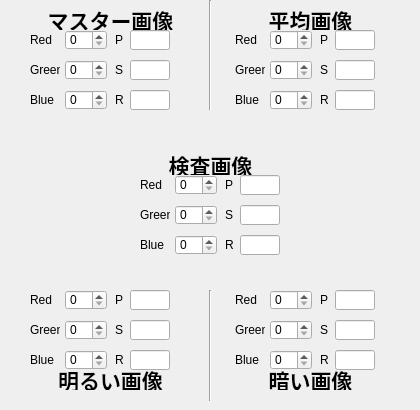
   <widget class="QWidget" name="tab" >
    <attribute name="title" >
     <string>検査画像から補正</string>
    </attribute>
    <widget class="QLabel" name="label_10" >
     <property name="geometry" >
      <rect>
       <x>235</x>
       <y>60</y>
       <width>30</width>
       <height>20</height>
      </rect>
     </property>
     <property name="text" >
      <string>Green</string>
     </property>
    </widget>
    <widget class="QLineEdit" name="leR_3" >
     <property name="geometry" >
      <rect>
       <x>130</x>
       <y>350</y>
       <width>40</width>
       <height>20</height>
      </rect>
     </property>
     <property name="readOnly" >
      <bool>true</bool>
     </property>
    </widget>
    <widget class="QLabel" name="label_23" >
     <property name="geometry" >
      <rect>
       <x>320</x>
       <y>290</y>
       <width>16</width>
       <height>20</height>
      </rect>
     </property>
     <property name="text" >
      <string>P</string>
     </property>
    </widget>
    <widget class="QLineEdit" name="leR" >
     <property name="geometry" >
      <rect>
       <x>130</x>
       <y>90</y>
       <width>40</width>
       <height>20</height>
      </rect>
     </property>
     <property name="readOnly" >
      <bool>true</bool>
     </property>
    </widget>
    <widget class="QLabel" name="label_15" >
     <property name="geometry" >
      <rect>
       <x>30</x>
       <y>290</y>
       <width>30</width>
       <height>20</height>
      </rect>
     </property>
     <property name="text" >
      <string>Red</string>
     </property>
    </widget>
    <widget class="QLabel" name="label_3" >
     <property name="geometry" >
      <rect>
       <x>30</x>
       <y>60</y>
       <width>30</width>
       <height>20</height>
      </rect>
     </property>
     <property name="text" >
      <string>Green</string>
     </property>
    </widget>
    <widget class="QLabel" name="label_28" >
     <property name="geometry" >
      <rect>
       <x>220</x>
       <y>370</y>
       <width>181</width>
       <height>20</height>
      </rect>
     </property>
     <property name="font" >
      <font>
       <family>MS UI Gothic</family>
       <pointsize>16</pointsize>
       <weight>75</weight>
       <italic>false</italic>
       <bold>true</bold>
       <underline>false</underline>
       <strikeout>false</strikeout>
      </font>
     </property>
     <property name="text" >
      <string>暗い画像</string>
     </property>
     <property name="alignment" >
      <set>Qt::AlignCenter</set>
     </property>
    </widget>
    <widget class="QLabel" name="label_4" >
     <property name="geometry" >
      <rect>
       <x>30</x>
       <y>90</y>
       <width>30</width>
       <height>20</height>
      </rect>
     </property>
     <property name="text" >
      <string>Blue</string>
     </property>
    </widget>
    <widget class="QLabel" name="label_13" >
     <property name="geometry" >
      <rect>
       <x>115</x>
       <y>350</y>
       <width>16</width>
       <height>20</height>
      </rect>
     </property>
     <property name="text" >
      <string>R</string>
     </property>
    </widget>
    <widget class="QLabel" name="label_5" >
     <property name="geometry" >
      <rect>
       <x>115</x>
       <y>60</y>
       <width>16</width>
       <height>20</height>
      </rect>
     </property>
     <property name="text" >
      <string>S</string>
     </property>
    </widget>
    <widget class="QSpinBox" name="sbBlue_2" >
     <property name="geometry" >
      <rect>
       <x>270</x>
       <y>90</y>
       <width>42</width>
       <height>20</height>
      </rect>
     </property>
     <property name="maximum" >
      <number>255</number>
     </property>
    </widget>
    <widget class="QFrame" name="fmColor_4" >
     <property name="geometry" >
      <rect>
       <x>210</x>
       <y>200</y>
       <width>201</width>
       <height>90</height>
      </rect>
     </property>
     <property name="autoFillBackground" >
      <bool>true</bool>
     </property>
     <property name="frameShape" >
      <enum>QFrame::NoFrame</enum>
     </property>
     <property name="frameShadow" >
      <enum>QFrame::Plain</enum>
     </property>
    </widget>
    <widget class="QLabel" name="label_14" >
     <property name="geometry" >
      <rect>
       <x>30</x>
       <y>350</y>
       <width>30</width>
       <height>20</height>
      </rect>
     </property>
     <property name="text" >
      <string>Blue</string>
     </property>
    </widget>
    <widget class="QLabel" name="label_25" >
     <property name="geometry" >
      <rect>
       <x>20</x>
       <y>10</y>
       <width>181</width>
       <height>20</height>
      </rect>
     </property>
     <property name="font" >
      <font>
       <family>MS UI Gothic</family>
       <pointsize>16</pointsize>
       <weight>75</weight>
       <italic>false</italic>
       <bold>true</bold>
       <underline>false</underline>
       <strikeout>false</strikeout>
      </font>
     </property>
     <property name="frameShape" >
      <enum>QFrame::NoFrame</enum>
     </property>
     <property name="frameShadow" >
      <enum>QFrame::Sunken</enum>
     </property>
     <property name="text" >
      <string>マスター画像</string>
     </property>
     <property name="alignment" >
      <set>Qt::AlignCenter</set>
     </property>
    </widget>
    <widget class="QLabel" name="label_16" >
     <property name="geometry" >
      <rect>
       <x>30</x>
       <y>320</y>
       <width>30</width>
       <height>20</height>
      </rect>
     </property>
     <property name="text" >
      <string>Green</string>
     </property>
    </widget>
    <widget class="QLabel" name="label_24" >
     <property name="geometry" >
      <rect>
       <x>320</x>
       <y>320</y>
       <width>16</width>
       <height>20</height>
      </rect>
     </property>
     <property name="text" >
      <string>S</string>
     </property>
    </widget>
    <widget class="QLabel" name="label_7" >
     <property name="geometry" >
      <rect>
       <x>320</x>
       <y>90</y>
       <width>16</width>
       <height>20</height>
      </rect>
     </property>
     <property name="text" >
      <string>R</string>
     </property>
    </widget>
    <widget class="QLabel" name="label_6" >
     <property name="geometry" >
      <rect>
       <x>115</x>
       <y>90</y>
       <width>16</width>
       <height>20</height>
      </rect>
     </property>
     <property name="text" >
      <string>R</string>
     </property>
    </widget>
    <widget class="QSpinBox" name="sbGreen" >
     <property name="geometry" >
      <rect>
       <x>65</x>
       <y>60</y>
       <width>42</width>
       <height>20</height>
      </rect>
     </property>
     <property name="maximum" >
      <number>255</number>
     </property>
    </widget>
    <widget class="QFrame" name="fmColor_2" >
     <property name="geometry" >
      <rect>
       <x>210</x>
       <y>110</y>
       <width>201</width>
       <height>90</height>
      </rect>
     </property>
     <property name="autoFillBackground" >
      <bool>true</bool>
     </property>
     <property name="frameShape" >
      <enum>QFrame::NoFrame</enum>
     </property>
     <property name="frameShadow" >
      <enum>QFrame::Plain</enum>
     </property>
    </widget>
    <widget class="QLabel" name="label_19" >
     <property name="geometry" >
      <rect>
       <x>320</x>
       <y>350</y>
       <width>16</width>
       <height>20</height>
      </rect>
     </property>
     <property name="text" >
      <string>R</string>
     </property>
    </widget>
    <widget class="QLabel" name="label_12" >
     <property name="geometry" >
      <rect>
       <x>320</x>
       <y>60</y>
       <width>16</width>
       <height>20</height>
      </rect>
     </property>
     <property name="text" >
      <string>S</string>
     </property>
    </widget>
    <widget class="QLineEdit" name="leS_2" >
     <property name="geometry" >
      <rect>
       <x>335</x>
       <y>60</y>
       <width>40</width>
       <height>20</height>
      </rect>
     </property>
     <property name="readOnly" >
      <bool>true</bool>
     </property>
    </widget>
    <widget class="QSpinBox" name="sbBlue_3" >
     <property name="geometry" >
      <rect>
       <x>65</x>
       <y>350</y>
       <width>42</width>
       <height>20</height>
      </rect>
     </property>
     <property name="maximum" >
      <number>255</number>
     </property>
    </widget>
    <widget class="QLineEdit" name="leR_4" >
     <property name="geometry" >
      <rect>
       <x>335</x>
       <y>350</y>
       <width>40</width>
       <height>20</height>
      </rect>
     </property>
     <property name="readOnly" >
      <bool>true</bool>
     </property>
    </widget>
    <widget class="QLabel" name="label" >
     <property name="geometry" >
      <rect>
       <x>30</x>
       <y>30</y>
       <width>30</width>
       <height>20</height>
      </rect>
     </property>
     <property name="text" >
      <string>Red</string>
     </property>
    </widget>
    <widget class="QLabel" name="label_2" >
     <property name="geometry" >
      <rect>
       <x>115</x>
       <y>30</y>
       <width>16</width>
       <height>20</height>
      </rect>
     </property>
     <property name="text" >
      <string>P</string>
     </property>
    </widget>
    <widget class="QLineEdit" name="leP_4" >
     <property name="geometry" >
      <rect>
       <x>335</x>
       <y>290</y>
       <width>40</width>
       <height>20</height>
      </rect>
     </property>
     <property name="readOnly" >
      <bool>true</bool>
     </property>
    </widget>
    <widget class="QLineEdit" name="leP" >
     <property name="geometry" >
      <rect>
       <x>130</x>
       <y>30</y>
       <width>40</width>
       <height>20</height>
      </rect>
     </property>
     <property name="readOnly" >
      <bool>true</bool>
     </property>
    </widget>
    <widget class="QSpinBox" name="sbGreen_3" >
     <property name="geometry" >
      <rect>
       <x>65</x>
       <y>320</y>
       <width>42</width>
       <height>20</height>
      </rect>
     </property>
     <property name="maximum" >
      <number>255</number>
     </property>
    </widget>
    <widget class="QLabel" name="label_11" >
     <property name="geometry" >
      <rect>
       <x>320</x>
       <y>30</y>
       <width>16</width>
       <height>20</height>
      </rect>
     </property>
     <property name="text" >
      <string>P</string>
     </property>
    </widget>
    <widget class="QSpinBox" name="sbRed_3" >
     <property name="geometry" >
      <rect>
       <x>65</x>
       <y>290</y>
       <width>42</width>
       <height>20</height>
      </rect>
     </property>
     <property name="maximum" >
      <number>255</number>
     </property>
    </widget>
    <widget class="QSpinBox" name="sbGreen_4" >
     <property name="geometry" >
      <rect>
       <x>270</x>
       <y>320</y>
       <width>42</width>
       <height>20</height>
      </rect>
     </property>
     <property name="maximum" >
      <number>255</number>
     </property>
    </widget>
    <widget class="Line" name="line" >
     <property name="geometry" >
      <rect>
       <x>200</x>
       <y>0</y>
       <width>20</width>
       <height>111</height>
      </rect>
     </property>
     <property name="orientation" >
      <enum>Qt::Vertical</enum>
     </property>
    </widget>
    <widget class="QLabel" name="label_21" >
     <property name="geometry" >
      <rect>
       <x>235</x>
       <y>290</y>
       <width>30</width>
       <height>20</height>
      </rect>
     </property>
     <property name="text" >
      <string>Red</string>
     </property>
    </widget>
    <widget class="QLabel" name="label_20" >
     <property name="geometry" >
      <rect>
       <x>235</x>
       <y>350</y>
       <width>30</width>
       <height>20</height>
      </rect>
     </property>
     <property name="text" >
      <string>Blue</string>
     </property>
    </widget>
    <widget class="QLineEdit" name="leR_2" >
     <property name="geometry" >
      <rect>
       <x>335</x>
       <y>90</y>
       <width>40</width>
       <height>20</height>
      </rect>
     </property>
     <property name="readOnly" >
      <bool>true</bool>
     </property>
    </widget>
    <widget class="QSpinBox" name="sbRed_4" >
     <property name="geometry" >
      <rect>
       <x>270</x>
       <y>290</y>
       <width>42</width>
       <height>20</height>
      </rect>
     </property>
     <property name="maximum" >
      <number>255</number>
     </property>
    </widget>
    <widget class="QSpinBox" name="sbGreen_2" >
     <property name="geometry" >
      <rect>
       <x>270</x>
       <y>60</y>
       <width>42</width>
       <height>20</height>
      </rect>
     </property>
     <property name="maximum" >
      <number>255</number>
     </property>
    </widget>
    <widget class="QFrame" name="fmColor_3" >
     <property name="geometry" >
      <rect>
       <x>10</x>
       <y>200</y>
       <width>201</width>
       <height>90</height>
      </rect>
     </property>
     <property name="autoFillBackground" >
      <bool>true</bool>
     </property>
     <property name="frameShape" >
      <enum>QFrame::NoFrame</enum>
     </property>
     <property name="frameShadow" >
      <enum>QFrame::Plain</enum>
     </property>
    </widget>
    <widget class="QLineEdit" name="leS_4" >
     <property name="geometry" >
      <rect>
       <x>335</x>
       <y>320</y>
       <width>40</width>
       <height>20</height>
      </rect>
     </property>
     <property name="readOnly" >
      <bool>true</bool>
     </property>
    </widget>
    <widget class="QLabel" name="label_17" >
     <property name="geometry" >
      <rect>
       <x>115</x>
       <y>290</y>
       <width>16</width>
       <height>20</height>
      </rect>
     </property>
     <property name="text" >
      <string>P</string>
     </property>
    </widget>
    <widget class="QLabel" name="label_26" >
     <property name="geometry" >
      <rect>
       <x>220</x>
       <y>10</y>
       <width>181</width>
       <height>20</height>
      </rect>
     </property>
     <property name="font" >
      <font>
       <family>MS UI Gothic</family>
       <pointsize>16</pointsize>
       <weight>75</weight>
       <italic>false</italic>
       <bold>true</bold>
       <underline>false</underline>
       <strikeout>false</strikeout>
      </font>
     </property>
     <property name="text" >
      <string>平均画像</string>
     </property>
     <property name="alignment" >
      <set>Qt::AlignCenter</set>
     </property>
    </widget>
    <widget class="QSpinBox" name="sbBlue" >
     <property name="geometry" >
      <rect>
       <x>65</x>
       <y>90</y>
       <width>42</width>
       <height>20</height>
      </rect>
     </property>
     <property name="maximum" >
      <number>255</number>
     </property>
    </widget>
    <widget class="QLineEdit" name="leS_3" >
     <property name="geometry" >
      <rect>
       <x>130</x>
       <y>320</y>
       <width>40</width>
       <height>20</height>
      </rect>
     </property>
     <property name="readOnly" >
      <bool>true</bool>
     </property>
    </widget>
    <widget class="QLineEdit" name="leS" >
     <property name="geometry" >
      <rect>
       <x>130</x>
       <y>60</y>
       <width>40</width>
       <height>20</height>
      </rect>
     </property>
     <property name="readOnly" >
      <bool>true</bool>
     </property>
    </widget>
    <widget class="QSpinBox" name="sbRed" >
     <property name="geometry" >
      <rect>
       <x>65</x>
       <y>30</y>
       <width>42</width>
       <height>20</height>
      </rect>
     </property>
     <property name="maximum" >
      <number>255</number>
     </property>
    </widget>
    <widget class="QLabel" name="label_22" >
     <property name="geometry" >
      <rect>
       <x>235</x>
       <y>320</y>
       <width>30</width>
       <height>20</height>
      </rect>
     </property>
     <property name="text" >
      <string>Green</string>
     </property>
    </widget>
    <widget class="QFrame" name="fmColor" >
     <property name="geometry" >
      <rect>
       <x>10</x>
       <y>110</y>
       <width>201</width>
       <height>90</height>
      </rect>
     </property>
     <property name="autoFillBackground" >
      <bool>true</bool>
     </property>
     <property name="frameShape" >
      <enum>QFrame::NoFrame</enum>
     </property>
     <property name="frameShadow" >
      <enum>QFrame::Plain</enum>
     </property>
    </widget>
    <widget class="Line" name="line_2" >
     <property name="geometry" >
      <rect>
       <x>200</x>
       <y>290</y>
       <width>20</width>
       <height>111</height>
      </rect>
     </property>
     <property name="orientation" >
      <enum>Qt::Vertical</enum>
     </property>
    </widget>
    <widget class="QLineEdit" name="leP_3" >
     <property name="geometry" >
      <rect>
       <x>130</x>
       <y>290</y>
       <width>40</width>
       <height>20</height>
      </rect>
     </property>
     <property name="readOnly" >
      <bool>true</bool>
     </property>
    </widget>
    <widget class="QLabel" name="label_9" >
     <property name="geometry" >
      <rect>
       <x>235</x>
       <y>30</y>
       <width>30</width>
       <height>20</height>
      </rect>
     </property>
     <property name="text" >
      <string>Red</string>
     </property>
    </widget>
    <widget class="QLabel" name="label_27" >
     <property name="geometry" >
      <rect>
       <x>20</x>
       <y>370</y>
       <width>181</width>
       <height>20</height>
      </rect>
     </property>
     <property name="font" >
      <font>
       <family>MS UI Gothic</family>
       <pointsize>16</pointsize>
       <weight>75</weight>
       <italic>false</italic>
       <bold>true</bold>
       <underline>false</underline>
       <strikeout>false</strikeout>
      </font>
     </property>
     <property name="text" >
      <string>明るい画像</string>
     </property>
     <property name="alignment" >
      <set>Qt::AlignCenter</set>
     </property>
    </widget>
    <widget class="QSpinBox" name="sbRed_2" >
     <property name="geometry" >
      <rect>
       <x>270</x>
       <y>30</y>
       <width>42</width>
       <height>20</height>
      </rect>
     </property>
     <property name="maximum" >
      <number>255</number>
     </property>
    </widget>
    <widget class="QLineEdit" name="leP_2" >
     <property name="geometry" >
      <rect>
       <x>335</x>
       <y>30</y>
       <width>40</width>
       <height>20</height>
      </rect>
     </property>
     <property name="readOnly" >
      <bool>true</bool>
     </property>
    </widget>
    <widget class="QLabel" name="label_8" >
     <property name="geometry" >
      <rect>
       <x>235</x>
       <y>90</y>
       <width>30</width>
       <height>20</height>
      </rect>
     </property>
     <property name="text" >
      <string>Blue</string>
     </property>
    </widget>
    <widget class="QSpinBox" name="sbBlue_4" >
     <property name="geometry" >
      <rect>
       <x>270</x>
       <y>350</y>
       <width>42</width>
       <height>20</height>
      </rect>
     </property>
     <property name="maximum" >
      <number>255</number>
     </property>
    </widget>
    <widget class="QLabel" name="label_18" >
     <property name="geometry" >
      <rect>
       <x>115</x>
       <y>320</y>
       <width>16</width>
       <height>20</height>
      </rect>
     </property>
     <property name="text" >
      <string>S</string>
     </property>
    </widget>
    <widget class="QFrame" name="fmColor_5" >
     <property name="geometry" >
      <rect>
       <x>110</x>
       <y>145</y>
       <width>201</width>
       <height>110</height>
      </rect>
     </property>
     <property name="autoFillBackground" >
      <bool>true</bool>
     </property>
     <property name="frameShape" >
      <enum>QFrame::NoFrame</enum>
     </property>
     <property name="frameShadow" >
      <enum>QFrame::Plain</enum>
     </property>
     <widget class="QSpinBox" name="sbBlue_5" >
      <property name="geometry" >
       <rect>
        <x>65</x>
        <y>90</y>
        <width>42</width>
        <height>20</height>
       </rect>
      </property>
      <property name="maximum" >
       <number>255</number>
      </property>
     </widget>
     <widget class="QLineEdit" name="leR_5" >
      <property name="geometry" >
       <rect>
        <x>130</x>
        <y>90</y>
        <width>40</width>
        <height>20</height>
       </rect>
      </property>
      <property name="readOnly" >
       <bool>true</bool>
      </property>
     </widget>
     <widget class="QLineEdit" name="leP_5" >
      <property name="geometry" >
       <rect>
        <x>130</x>
        <y>30</y>
        <width>40</width>
        <height>20</height>
       </rect>
      </property>
      <property name="readOnly" >
       <bool>true</bool>
      </property>
     </widget>
     <widget class="QSpinBox" name="sbGreen_5" >
      <property name="geometry" >
       <rect>
        <x>65</x>
        <y>60</y>
        <width>42</width>
        <height>20</height>
       </rect>
      </property>
      <property name="maximum" >
       <number>255</number>
      </property>
     </widget>
     <widget class="QSpinBox" name="sbRed_5" >
      <property name="geometry" >
       <rect>
        <x>65</x>
        <y>30</y>
        <width>42</width>
        <height>20</height>
       </rect>
      </property>
      <property name="maximum" >
       <number>255</number>
      </property>
     </widget>
     <widget class="QLineEdit" name="leS_5" >
      <property name="geometry" >
       <rect>
        <x>130</x>
        <y>60</y>
        <width>40</width>
        <height>20</height>
       </rect>
      </property>
      <property name="readOnly" >
       <bool>true</bool>
      </property>
     </widget>
     <widget class="QLabel" name="lbInsTitle" >
      <property name="geometry" >
       <rect>
        <x>10</x>
        <y>10</y>
        <width>181</width>
        <height>20</height>
       </rect>
      </property>
      <property name="font" >
       <font>
        <family>MS UI Gothic</family>
        <pointsize>16</pointsize>
        <weight>75</weight>
        <italic>false</italic>
        <bold>true</bold>
        <underline>false</underline>
        <strikeout>false</strikeout>
       </font>
      </property>
      <property name="text" >
       <string>検査画像</string>
      </property>
      <property name="alignment" >
       <set>Qt::AlignCenter</set>
      </property>
     </widget>
     <widget class="QLabel" name="lbInsGreen" >
      <property name="geometry" >
       <rect>
        <x>30</x>
        <y>60</y>
        <width>30</width>
        <height>20</height>
       </rect>
      </property>
      <property name="text" >
       <string>Green</string>
      </property>
     </widget>
     <widget class="QLabel" name="lbInsBlue" >
      <property name="geometry" >
       <rect>
        <x>30</x>
        <y>90</y>
        <width>30</width>
        <height>20</height>
       </rect>
      </property>
      <property name="text" >
       <string>Blue</string>
      </property>
     </widget>
     <widget class="QLabel" name="lbInsRed" >
      <property name="geometry" >
       <rect>
        <x>30</x>
        <y>30</y>
        <width>30</width>
        <height>20</height>
       </rect>
      </property>
      <property name="text" >
       <string>Red</string>
      </property>
     </widget>
     <widget class="QLabel" name="lbInsS" >
      <property name="geometry" >
       <rect>
        <x>115</x>
        <y>60</y>
        <width>16</width>
        <height>20</height>
       </rect>
      </property>
      <property name="text" >
       <string>S</string>
      </property>
     </widget>
     <widget class="QLabel" name="lbInsP" >
      <property name="geometry" >
       <rect>
        <x>115</x>
        <y>30</y>
        <width>16</width>
        <height>20</height>
       </rect>
      </property>
      <property name="text" >
       <string>P</string>
      </property>
     </widget>
     <widget class="QLabel" name="lbInsR" >
      <property name="geometry" >
       <rect>
        <x>115</x>
        <y>90</y>
        <width>16</width>
        <height>20</height>
       </rect>
      </property>
      <property name="text" >
       <string>R</string>
      </property>
     </widget>
    </widget>
   </widget>
